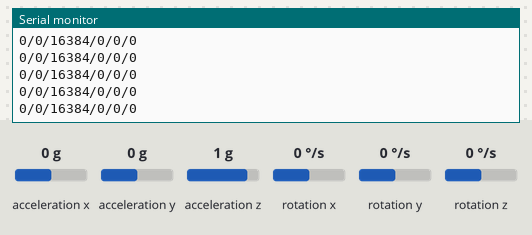
Bench run of a sketch on a simulated Arduino Uno, built with avr-gcc and run on an emulated ATmega328P. Parts: the last lines printed to the serial monitor. The test bench sets the inputs (shaded band); at power-on: acceleration x 0 g, acceleration z 1 g, acceleration y 0 g, rotation x 0 °/s, rotation y 0 °/s, rotation z 0 °/s.

Above: at 1.2 s.
1.3 s: acceleration x set to -1.4 g
At 2.3 s:
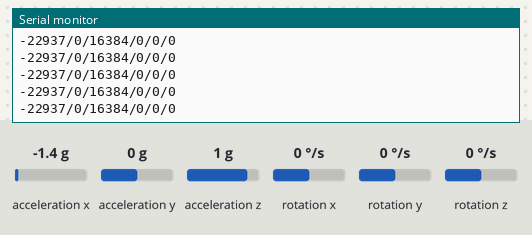
4.3 s: acceleration z set to -1.4 g
At 5.4 s:
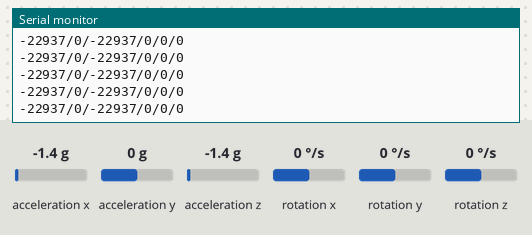
7.3 s: acceleration y set to 0.8 g
At 8.2 s:
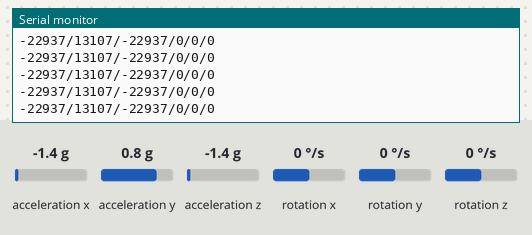
10.3 s: rotation x set to 100 °/s
At 11.4 s:
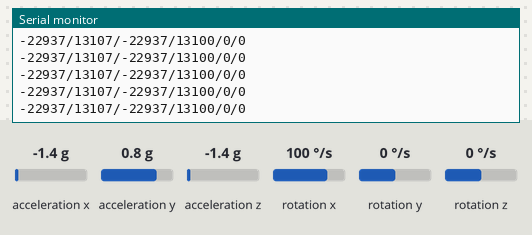
13.3 s: acceleration x set to 0.8 g
At 14.0 s:
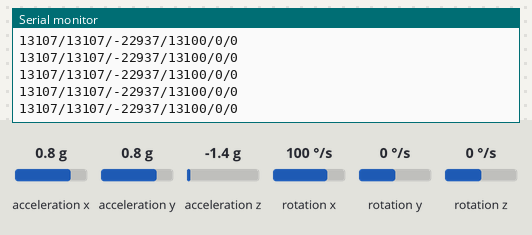
Timing chart, 0 to 16.3 s (numbered marks = the images above; inputs shaded):
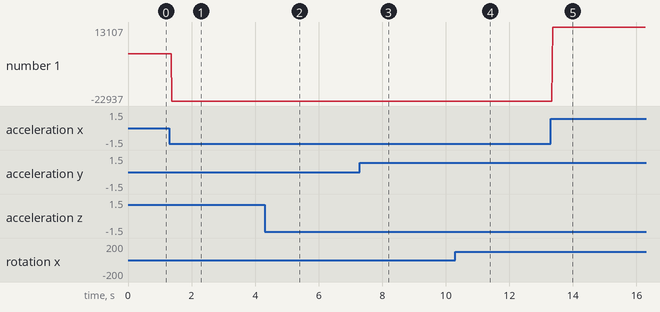

The sketch:

mpu_arduino_code.ino
```cpp
#include "I2Cdev.h" //I2C kütüphanesi
#include "MPU6050.h" //Mpu6050 kütüphanesi
#include "Wire.h"
MPU6050 accelgyro; // Mpu6050 sensör tanımlama
int16_t ax, ay, az; //ivme tanımlama
int16_t gx, gy, gz; //gyro tanımlama

void setup() {
Wire.begin();
Serial.begin(9600);
//Serial.println("I2C cihazlar başlatılıyor...");
accelgyro.initialize();
//Serial.println("Test cihazı bağlantıları...");
//Serial.println(accelgyro.testConnection() ? "MPU6050 bağlantı başarılı" : "MPU6050 bağlantısı başarısız");
}

void loop() {
accelgyro.getMotion6(&ax, &ay, &az, &gx, &gy, &gz); // ivme ve gyro değerlerini okuma

//açısal ivmeleri ve gyro değerlerini ekrana yazdırma
//Serial.print("a/g:\t");
Serial.print(ax); Serial.print("/");
Serial.print(ay); Serial.print("/");
Serial.print(az); Serial.print("/");
Serial.print(gx); Serial.print("/");
Serial.print(gy); Serial.print("/");
Serial.println(gz);

//delay(1000);
}
```

Measured:
- after the input at 1.3 s, the serial monitor: prints a new line after 0.08 s (image 1)
- after the input at 4.3 s, the serial monitor: prints a new line after 0.08 s (image 2)
- after the input at 7.3 s, the serial monitor: prints a new line after 0.07 s (image 3)
- after the input at 10.3 s, the serial monitor: prints a new line after 0.08 s (image 4)
- after the input at 13.3 s, the serial monitor: prints a new line after 0.07 s (image 5)
- plotted number 1: 0 → -22937 after the input at 1.3 s
